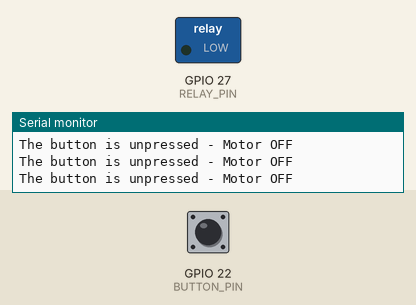
Simulated run of this sketch. Board: ESP32. Parts: switched loads named in the sketch (green lamp = pin HIGH), the last lines printed to the serial monitor. Dashed ring = blinking. The inputs (shaded band) are chosen by the test bench; at power-on: GPIO 22 (BUTTON_PIN) HIGH.

Above: at 1.2 s.
1.3 s: GPIO 22 (BUTTON_PIN) pulled LOW for 0.15 s
At 1.4 s:
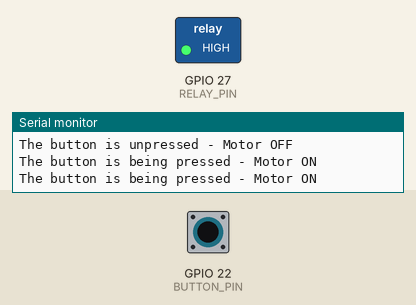
2.9 s: GPIO 22 (BUTTON_PIN) pulled LOW for 1 s
At 4.7 s:
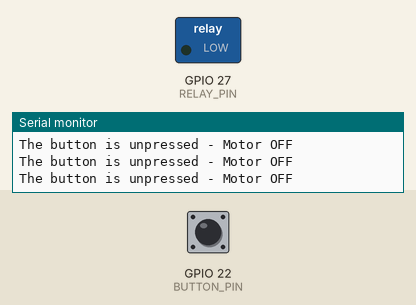
6.9 s: GPIO 22 (BUTTON_PIN) pulsed LOW 5 times (0.12 s each, 0.3 s apart)
At 6.97 s:
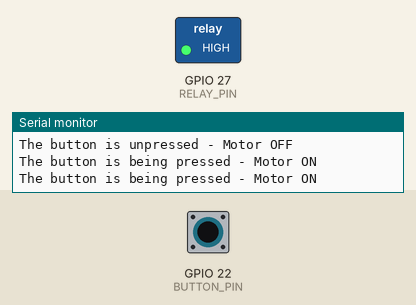
11.4 s: GPIO 22 (BUTTON_PIN) pulled LOW for 3.2 s
At 12.1 s:
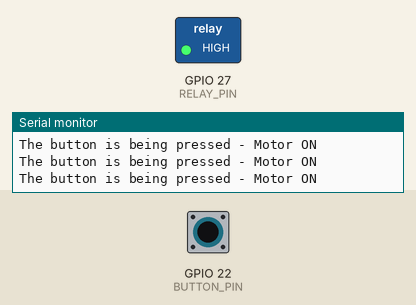
16.1 s: GPIO 22 (BUTTON_PIN) driven LOW
At 17.0 s:
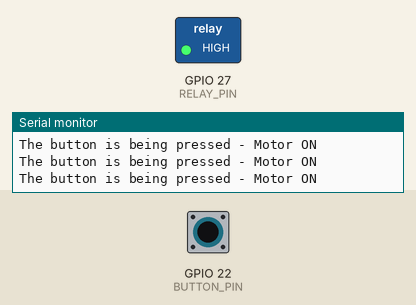
19.1 s: GPIO 22 (BUTTON_PIN) driven HIGH
At 19.7 s:
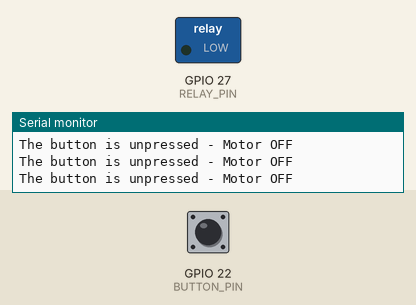
Timing chart, 0 to 22.1 s (numbered marks = the images above; inputs shaded):
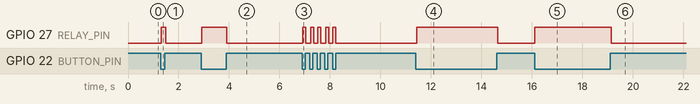

Measured:
- after the input at 1.3 s, GPIO 27 (RELAY_PIN): LOW → HIGH at once, → LOW 0.17 s later
- after the input at 2.9 s, GPIO 27 (RELAY_PIN): LOW → HIGH at once, → LOW 1.0 s later
- after the input at 6.9 s, GPIO 27 (RELAY_PIN): alternates HIGH for 0.12 s and LOW for 0.17 s, 10 changes in all, then stays LOW, starting at once
- after the input at 11.4 s, GPIO 27 (RELAY_PIN): LOW → HIGH at once, → LOW 3.2 s later
- after the input at 16.1 s, GPIO 27 (RELAY_PIN): LOW → HIGH at once
- after the input at 19.1 s, GPIO 27 (RELAY_PIN): HIGH → LOW at once

The sketch:

03___motor_relay_control.ino
```cpp
/*
3. To interface the motor using a relay with Arduino/Raspberry Pi and write a program to ‘turn ON’ the motor when the push button is pressed.
Steps:
● Write the program
● Select the board-->DOIT ESP32 DEVKIT V1-->COM 4 serial port USB
● Pin connection: GPIO 22 to any switch (SW), GPIO 27 to any relay (P26)
● Click on Verify, Upload & check the output in serial monitor (press the switch and see the changes).
*/

/* Program to turn ON the motor when the push button is pressed using a relay */

#define BUTTON_PIN 22 // In ESP32, GPIO22 is connected to the button's pin
#define RELAY_PIN 27  // In ESP32, GPIO27 is connected to the relay's pin

void setup() {
  Serial.begin(9600);  // Initialize serial communication
  pinMode(BUTTON_PIN, INPUT);  // Set the button pin to input with internal pull-up resistor
  pinMode(RELAY_PIN, OUTPUT);  // Set the relay pin to output mode
}

void loop() {
  int buttonState = digitalRead(BUTTON_PIN);  // Read the state of the button

  if (buttonState == LOW) {  // If button is pressed (LOW state)
    digitalWrite(RELAY_PIN, HIGH);  // Turn on the relay (motor ON)
    Serial.println("The button is being pressed - Motor ON");
  }
  else if (buttonState == HIGH) {  // If button is not pressed (HIGH state)
    digitalWrite(RELAY_PIN, LOW);  // Turn off the relay (motor OFF)
    Serial.println("The button is unpressed - Motor OFF");
  }
}
```
